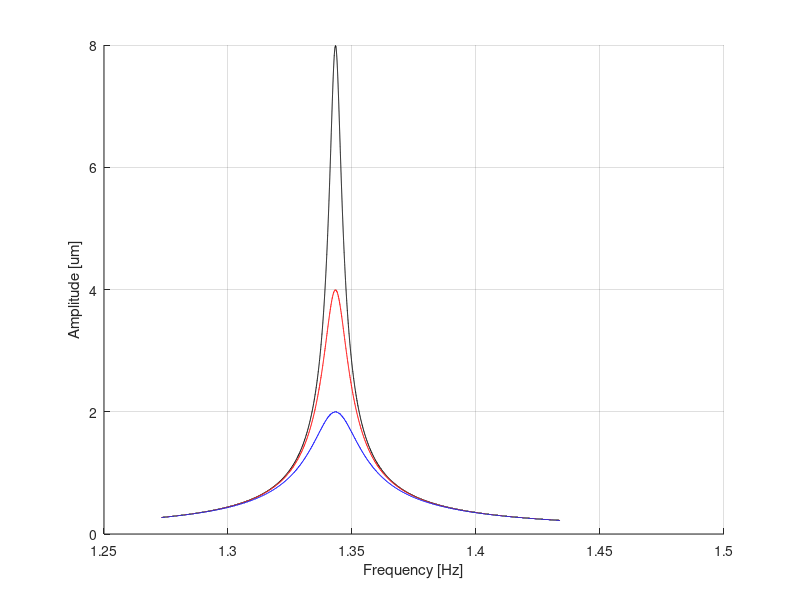

Reproduce this figure in MATLAB.
clear all
%%
tic
fileID = fopen('bjt_vac_2_data.txt','r');
formatSpec = '%g %g %g %g';
sizeA = [4 Inf];
A = fscanf(fileID,formatSpec,sizeA);
fclose(fileID);
M=A';
toc
figure(1); clf; grid on; hold on;
plot( M(:,1)/1000/2/pi, M(:,2)/1e-6,'k' );
plot( M(:,1)/1000/2/pi, M(:,3)/1e-6,'r' );
plot( M(:,1)/1000/2/pi, M(:,4)/1e-6,'b' );
xlabel('Frequency [Hz]')
ylabel('Amplitude [um]')
